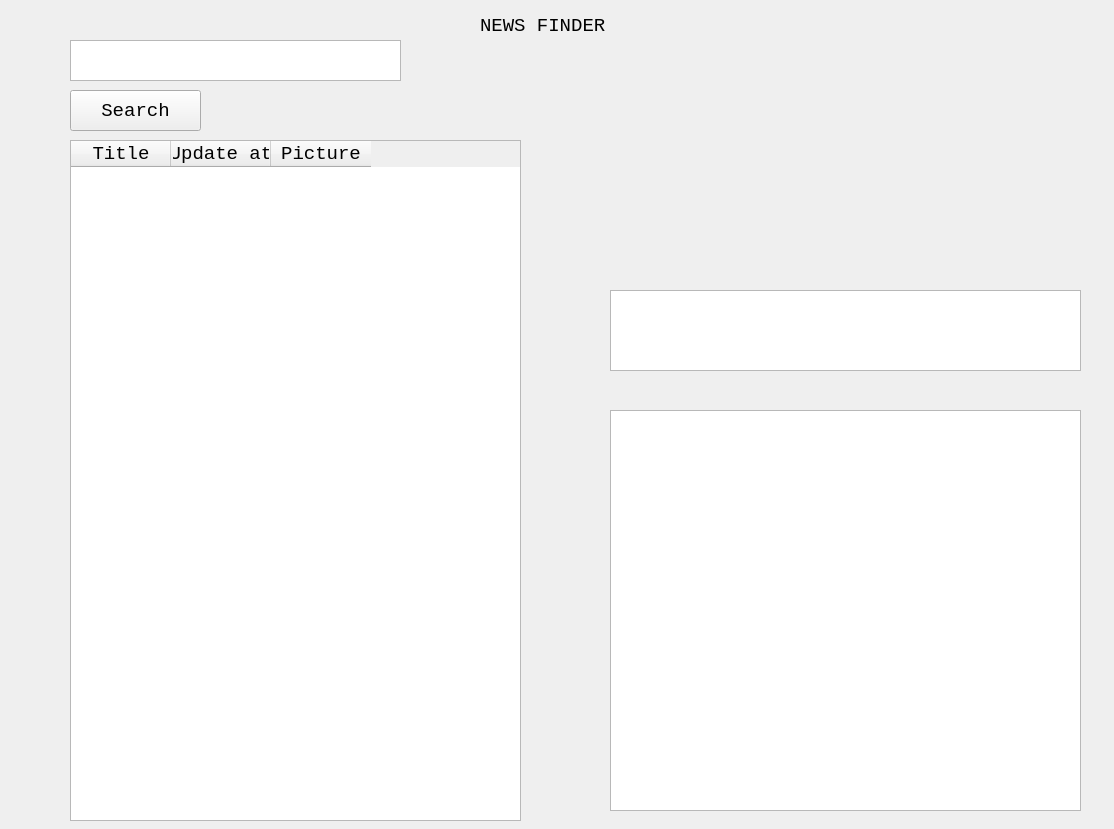
<?xml version="1.0" encoding="UTF-8"?>
<ui version="4.0">
 <class>news_finder</class>
 <widget class="QWidget" name="news_finder">
  <property name="geometry">
   <rect>
    <x>0</x>
    <y>0</y>
    <width>1114</width>
    <height>829</height>
   </rect>
  </property>
  <property name="windowTitle">
   <string>Form</string>
  </property>
  <property name="layoutDirection">
   <enum>Qt::LeftToRight</enum>
  </property>
  <widget class="QTextEdit" name="textEdit1">
   <property name="geometry">
    <rect>
     <x>70</x>
     <y>40</y>
     <width>331</width>
     <height>41</height>
    </rect>
   </property>
   <property name="font">
    <font>
     <family>Consolas</family>
     <pointsize>14</pointsize>
    </font>
   </property>
   <property name="html">
    <string>&lt;!DOCTYPE HTML PUBLIC &quot;-//W3C//DTD HTML 4.0//EN&quot; &quot;http://www.w3.org/TR/REC-html40/strict.dtd&quot;&gt;
&lt;html&gt;&lt;head&gt;&lt;meta name=&quot;qrichtext&quot; content=&quot;1&quot; /&gt;&lt;style type=&quot;text/css&quot;&gt;
p, li { white-space: pre-wrap; }
&lt;/style&gt;&lt;/head&gt;&lt;body style=&quot; font-family:'Consolas'; font-size:14pt; font-weight:400; font-style:normal;&quot;&gt;
&lt;p style=&quot;-qt-paragraph-type:empty; margin-top:0px; margin-bottom:0px; margin-left:0px; margin-right:0px; -qt-block-indent:0; text-indent:0px;&quot;&gt;&lt;br /&gt;&lt;/p&gt;&lt;/body&gt;&lt;/html&gt;</string>
   </property>
  </widget>
  <widget class="QPushButton" name="pushButton">
   <property name="geometry">
    <rect>
     <x>70</x>
     <y>90</y>
     <width>131</width>
     <height>41</height>
    </rect>
   </property>
   <property name="font">
    <font>
     <family>Consolas</family>
     <pointsize>14</pointsize>
    </font>
   </property>
   <property name="text">
    <string>Search</string>
   </property>
  </widget>
  <widget class="QTableWidget" name="tableWidget1">
   <property name="geometry">
    <rect>
     <x>70</x>
     <y>140</y>
     <width>451</width>
     <height>681</height>
    </rect>
   </property>
   <property name="font">
    <font>
     <family>Consolas</family>
     <pointsize>14</pointsize>
    </font>
   </property>
   <column>
    <property name="text">
     <string>Title</string>
    </property>
   </column>
   <column>
    <property name="text">
     <string>Update at</string>
    </property>
   </column>
   <column>
    <property name="text">
     <string>Picture</string>
    </property>
   </column>
  </widget>
  <widget class="QTextEdit" name="textEdit3">
   <property name="geometry">
    <rect>
     <x>610</x>
     <y>410</y>
     <width>471</width>
     <height>401</height>
    </rect>
   </property>
   <property name="font">
    <font>
     <family>Consolas</family>
     <pointsize>12</pointsize>
    </font>
   </property>
  </widget>
  <widget class="QTextEdit" name="textEdit2">
   <property name="geometry">
    <rect>
     <x>610</x>
     <y>290</y>
     <width>471</width>
     <height>81</height>
    </rect>
   </property>
   <property name="font">
    <font>
     <family>Consolas</family>
     <pointsize>12</pointsize>
    </font>
   </property>
  </widget>
  <widget class="QLabel" name="label">
   <property name="geometry">
    <rect>
     <x>790</x>
     <y>130</y>
     <width>271</width>
     <height>141</height>
    </rect>
   </property>
   <property name="font">
    <font>
     <family>Consolas</family>
     <pointsize>14</pointsize>
    </font>
   </property>
   <property name="text">
    <string/>
   </property>
   <property name="pixmap">
    <pixmap>default-news.png</pixmap>
   </property>
   <property name="scaledContents">
    <bool>true</bool>
   </property>
  </widget>
  <widget class="QLabel" name="label_2">
   <property name="geometry">
    <rect>
     <x>480</x>
     <y>10</y>
     <width>301</width>
     <height>31</height>
    </rect>
   </property>
   <property name="font">
    <font>
     <family>Consolas</family>
     <pointsize>14</pointsize>
    </font>
   </property>
   <property name="layoutDirection">
    <enum>Qt::LeftToRight</enum>
   </property>
   <property name="text">
    <string>NEWS FINDER</string>
   </property>
  </widget>
 </widget>
 <resources/>
 <connections/>
</ui>
